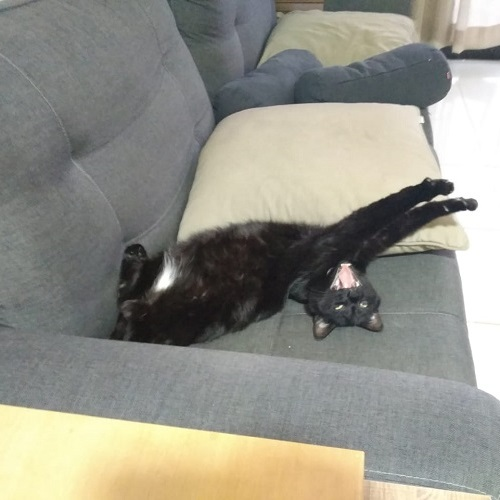
#> input picture trab08/img01.jpg, 500 x 500 px
$ jupyter execute trab08.ipynb   (shell and % lines are left out)
#> lines starting #> are read from the running program, lines starting #| are printed output that depends on the picture
# UNB - PPGI
# Processamento de Imagem
## Trabalho 08

Henrique Brandão

___

Escolha duas imagens monocromáticas entre as que você já utilizou:

- Segmente as imagens em pelo menos 5 regiões homogêneas sob algum critério que você defina;
- Use todas as ferramentas de processamento de imagens que você quiser.


Entrega é um documento em PDF em formato de relatório. Código só em sessão de anexo/apêndice. Não precisa enrolar nem colocar background, mas precisa discutir o que você está fazendo e discutir os resultados.

[cell 1]
import cv2
import warnings

warnings.filterwarnings('ignore')

import numpy as np
import seaborn as sns

from math import sqrt
from random import choice

from PIL import Image
from sklearn.cluster import KMeans
from matplotlib import pyplot as plt

[cell 2]
f1, f2 = 'img01.jpg', 'img02.jpg'

x1 = cv2.cvtColor(cv2.imread(f1), cv2.COLOR_BGR2RGB)
x2 = cv2.cvtColor(cv2.imread(f2), cv2.COLOR_BGR2RGB)
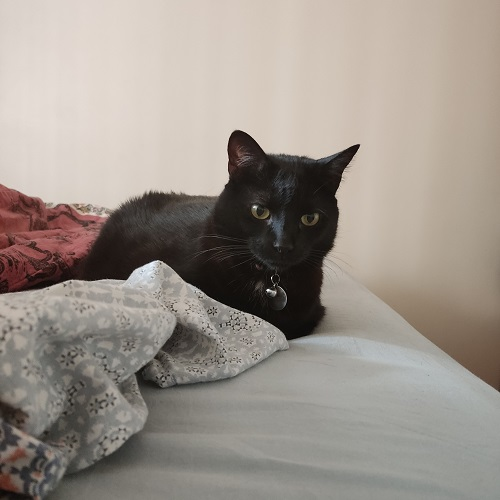
#> input picture trab08/img02.jpg, 500 x 500 px

[cell 3]
plt.subplot(1,2,1)
plt.title(x1.shape)
plt.imshow(x1)

plt.subplot(1,2,2)
plt.title(x2.shape)
plt.imshow(x2)

plt.show()
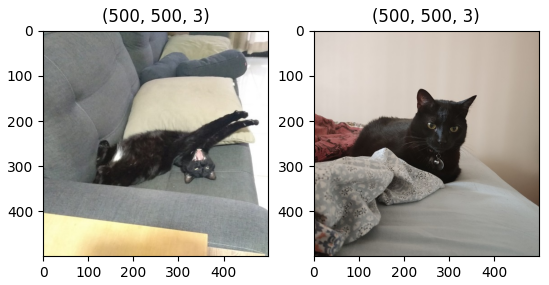
#> figure drawn by matplotlib, 2 panels

[cell 4]
_x = (10, 160, 280, 350, 490)
_y = (490, 280, 280, 280, 10)

plt.subplot(1,2,1)
plt.imshow(x1)
plt.scatter(x=_x, y=_y, marker='+')

plt.subplot(1,2,2)
plt.imshow(x2)
plt.scatter(x=_x, y=_y, marker='+')

plt.show()
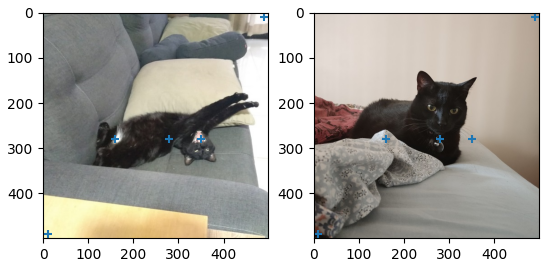
#> figure drawn by matplotlib, 2 panels

[cell 5]
# ini = [
#     [x1[p[0],p[1],:] for p in list(zip(_x, _y))]
# ]
ini = [
    [252, 252, 252],
    [220, 214, 188],
    [28, 26, 27],
    [128, 131, 124],
    [255, 250, 195],
]

[cell 6]
def segmentar(img, init=None, n=5):
#> called with n = 5
    shape_old = img.shape
#> shape_old = (500, 500, 3)
    pixels = img.reshape((-1, 3))
    if init:
        kmeans = KMeans(n_clusters=n, random_state=42, init=init)
    else:
        kmeans = KMeans(n_clusters=n, random_state=42)
    kmeans.fit(pixels)
    labels = kmeans.labels_
    centros = kmeans.cluster_centers_
    segmentada = centros[labels].reshape(shape_old)
    return segmentada

[cell 7]
y1a = segmentar(x1)
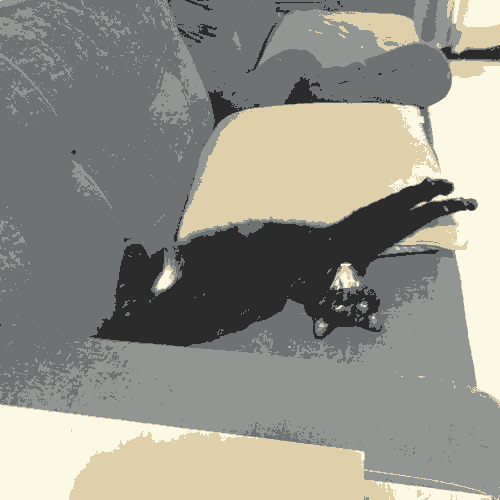
#> y1a: shape (500, 500, 3) float64; mean R, G, B 147.5, 146.3, 136.5
y1a = y1a.astype(np.uint8)

y1b = segmentar(x1, init=ini)
y1b = y1b.astype(np.uint8)

plt.suptitle('5 clusters')

plt.subplot(1,2,1)
plt.title('aleatório')
plt.imshow(y1a)

plt.subplot(1,2,2)
plt.title('centróides iniciais')
plt.imshow(y1b)
plt.scatter(x=_x, y=_y, marker='+')

plt.show()
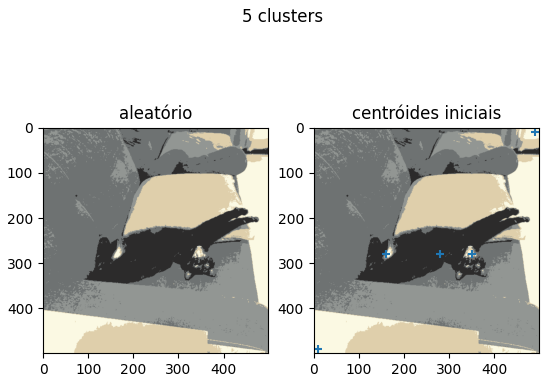
#> figure drawn by matplotlib, 2 panels

[cell 8]
y2a = segmentar(x2)
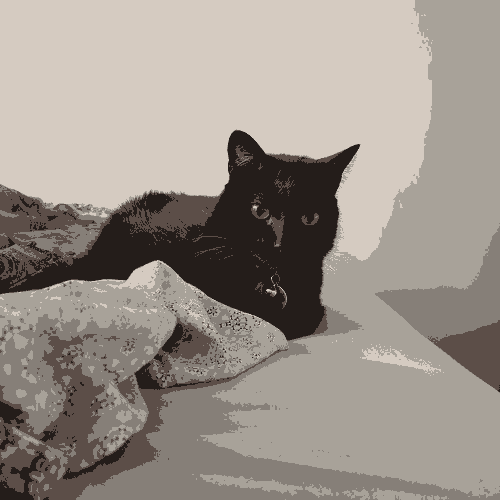
#> y2a: shape (500, 500, 3) float64; mean R, G, B 155.2, 146.7, 138.7
y2a = y2a.astype(np.uint8)

y2b = segmentar(x2, init=ini)
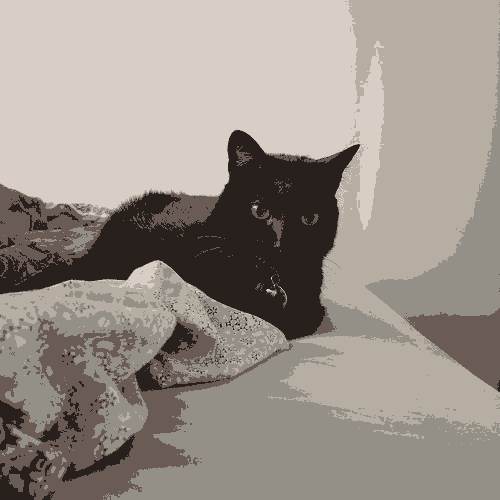
#> y2b: shape (500, 500, 3) float64; mean R, G, B 155.4, 146.9, 138.8
y2b = y2b.astype(np.uint8)

plt.suptitle('5 clusters')

plt.subplot(1,2,1)
plt.title('aleatório')
plt.imshow(y2a)

plt.subplot(1,2,2)
plt.title('centróides iniciais')
plt.imshow(y2b)
plt.scatter(x=_x, y=_y, marker='+')

plt.show()
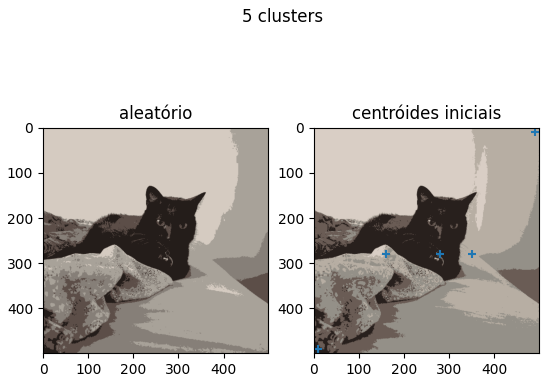
#> figure drawn by matplotlib, 2 panels
